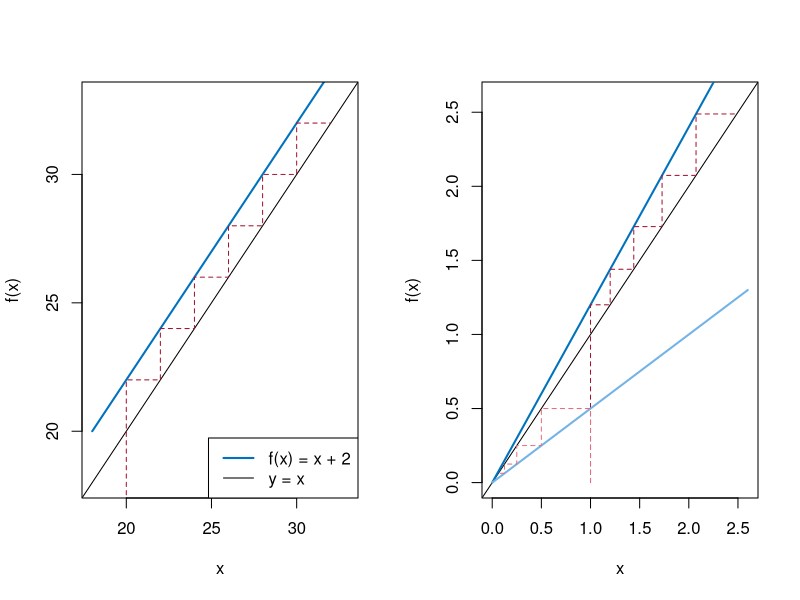

This figure's R source:
# Fig. 1.12: Update functions and staircase diagrams (book, Section 1.2)
# left: arithmetic sequence f(x) = x + 2 with x_0 = 20;  right: geometric sequence f(x) = a x with a = 1.2 and 0.5, x_0 = 1
# (c) 2026 Philipp Kügler · Program for the book "Dynamical Systems in the Life Sciences" · MIT License (see LICENSE)
blau <- rgb(0, 0.447, 0.741); hellblau <- rgb(0.45, 0.70, 0.90)
rot <- rgb(0.64, 0.08, 0.18); hellrot <- rgb(0.89, 0.44, 0.49)
treppe <- function(x) {                  # points of the staircase: vertically to the graph, horizontally to the diagonal
  px <- x[1]; py <- 0
  for (k in 1:(length(x) - 1)) { px <- c(px, x[k], x[k + 1]); py <- c(py, x[k + 1], x[k + 1]) }
  list(px = px, py = py)
}
par(mfrow = c(1, 2))

plot(c(18, 33), c(20, 35), type = "l", col = blau, lwd = 2, xlim = c(18, 33), ylim = c(18, 33), xlab = "x", ylab = "f(x)")
abline(0, 1)
x <- numeric(7); x[1] <- 20
for (k in 1:6) x[k + 1] <- x[k] + 2
t <- treppe(x); lines(t$px, t$py, lty = 2, col = rot)
cat("arithmetic:", sprintf("%g", x), "\n")
legend("bottomright", legend = c("f(x) = x + 2", "y = x"), col = c(blau, "black"), lwd = c(2, 1))

plot(NULL, xlim = c(0, 2.6), ylim = c(0, 2.6), xlab = "x", ylab = "f(x)")
abline(0, 1)
as <- c(1.2, 0.5); schritte <- c(5, 4); farbeF <- c(blau, hellblau); farbeT <- c(rot, hellrot)
for (i in 1:2) {
  a <- as[i]; N <- schritte[i]
  lines(c(0, 2.6), c(0, a * 2.6), col = farbeF[i], lwd = 2)
  x <- numeric(N + 1); x[1] <- 1
  for (k in 1:N) x[k + 1] <- a * x[k]
  t <- treppe(x); lines(t$px, t$py, lty = 2, col = farbeT[i])
  cat(sprintf("geometric a = %g:", a), sprintf("%.4f", x), "\n")
}
